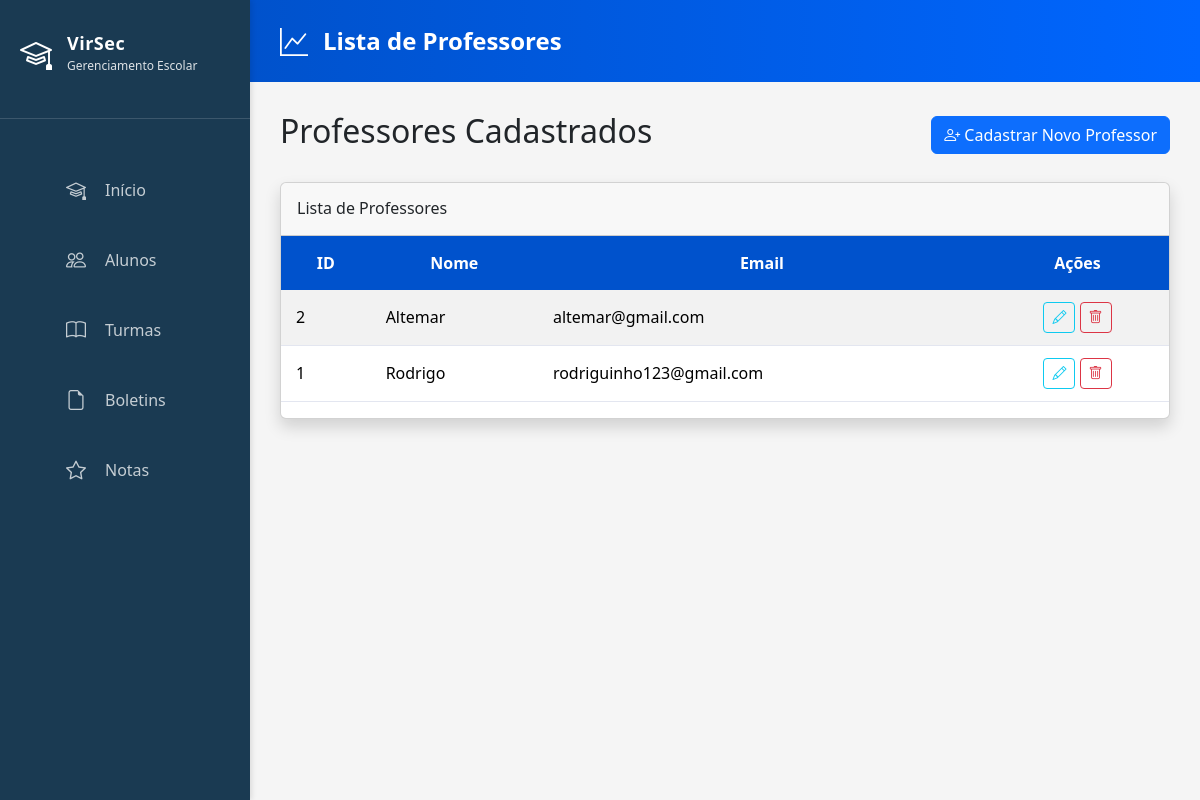
Page /professores/lista/ on the committed database.
### professores/models.py (models this page shows, shortened)
class Professor(models.Model):
    nome = models.CharField(max_length=100)
    email = models.EmailField(unique=True)

### professores/views.py (the view)
# urls.py: path('lista/', ProfessorListView.as_view(), name='professor_list'),
class ProfessorListView(ListView):
    model = Professor
    template_name = 'professores/professor_list.html'
    context_object_name = 'professores'
    ordering = ['nome']
    def get_queryset(self):
        return Professor.objects.all().order_by('nome')

### professores/templates/professores/professor_list.html
{% extends "base.html" %}
{% load static %}
{% block header_title %}Lista de Professores{% endblock header_title %}
{% block content %}
<div class="d-flex justify-content-between align-items-center mb-4">
    <h2>Professores Cadastrados</h2>
    <a href="{% url 'professores:professor_cadastrar' %}" class="btn btn-primary">
        <i class="bi bi-person-plus"></i> Cadastrar Novo Professor
    </a>
</div>
<div class="card shadow mb-4">
    <div class="card-header py-3">
        <h6 class="m-0 font-weight-bold">Lista de Professores</h6>
    </div>
    <div class="card-body p-0">
        <div class="table-responsive">
            {% if professores %}
            <table class="table table-striped table-hover">
                <thead>
                    <tr>
                        <th>ID</th>
                        <th>Nome</th>
                        <th>Email</th>
                        <th style="text-align: center;">Ações</th>
                    </tr>
                </thead>
                <tbody>
                    {% for professor in professores %}
                    <tr>
                        <td>{{ professor.id }}</td>
                        <td>{{ professor.nome }}</td>
                        <td>{{ professor.email }}</td>
                        <td style="text-align: center;">
                            <a href="#" class="btn btn-sm btn-outline-info" title="Editar">
                                <i class="bi bi-pencil"></i>
                            </a>
                            <a href="#" class="btn btn-sm btn-outline-danger" title="Excluir">
                                <i class="bi bi-trash"></i>
                            </a>
                        </td>
                    </tr>
                    {% endfor %}
                </tbody>
            </table>
            {% else %}
            <div class="alert alert-warning m-3" role="alert">
                <i class="bi bi-exclamation-triangle"></i> Nenhum professor cadastrado.
                <a href="{% url 'professores:professor_cadastrar' %}">Cadastre o primeiro professor aqui.</a>
            </div>
            {% endif %}
        </div>
    </div>
</div>
{% endblock content %}

### static/css/base.css (style rules this page uses)
* { margin: 0; padding: 0; box-sizing: border-box; }
body { background-color: #f5f5f5; font-family: 'Segoe UI', Tahoma, Geneva, Verdana, sans-serif; display: flex; }
.card { border: none; border-radius: 10px; box-shadow: 0 2px 8px rgba(0, 0, 0, 0.08); transition: all 0.3s ease; border-top: 4px solid #0052cc; }
.card-header { background-color: #0052cc; color: white; border: none; border-radius: 10px 10px 0 0; padding: 15px 20px; font-weight: 600; }
.table { border-collapse: collapse; margin-bottom: 0; }
.table thead th { background-color: #0052cc; color: white; border: none; padding: 15px; font-weight: 600; text-align: center; }
.table tbody td { padding: 12px 15px; border-bottom: 1px solid #e3e6f0; vertical-align: middle; }
.btn-primary { background-color: #0052cc; border-color: #0052cc; font-weight: 600; }
h1, h2, h3 { color: #1a3a52; font-weight: 700; }

### rows in the picture
Professor: id "2", nome "Altemar", email "altemar@gmail.com"
Professor: id "1", nome "Rodrigo", email "rodriguinho123@gmail.com"
